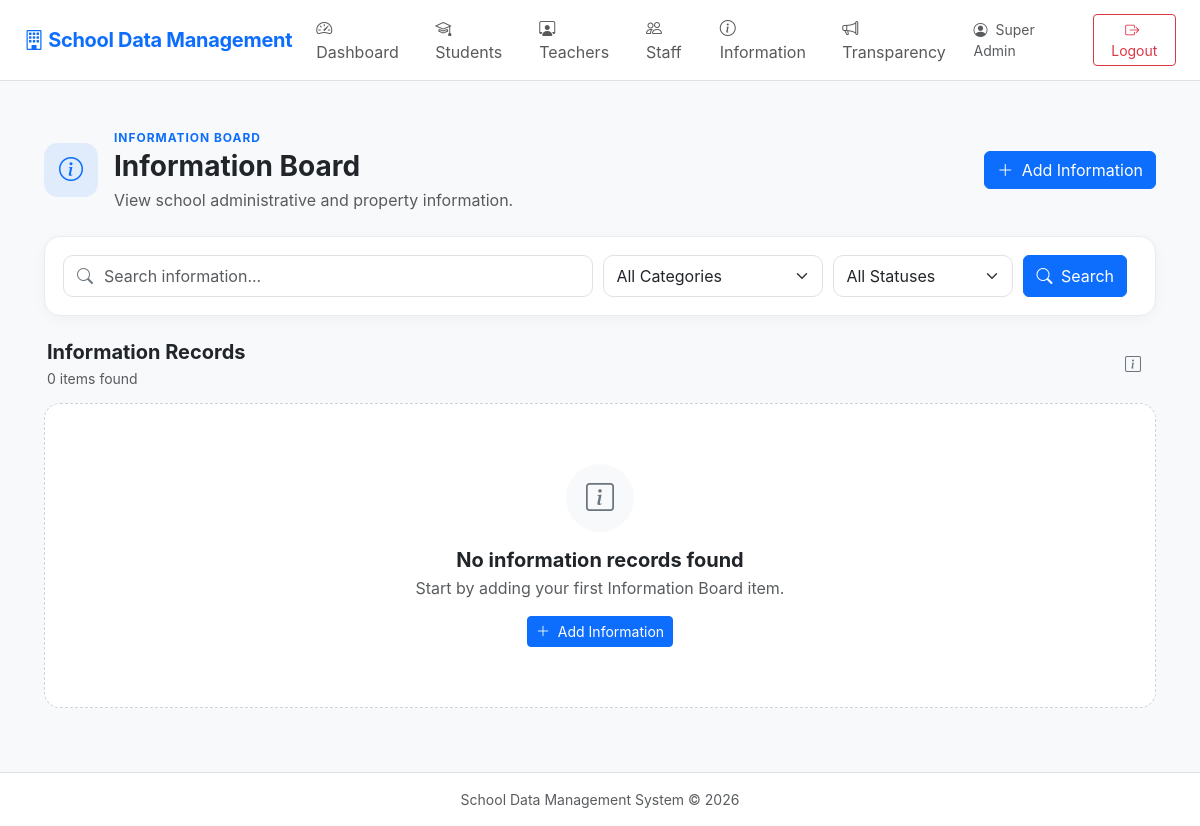
The app's page /information.php (signed in), older data.
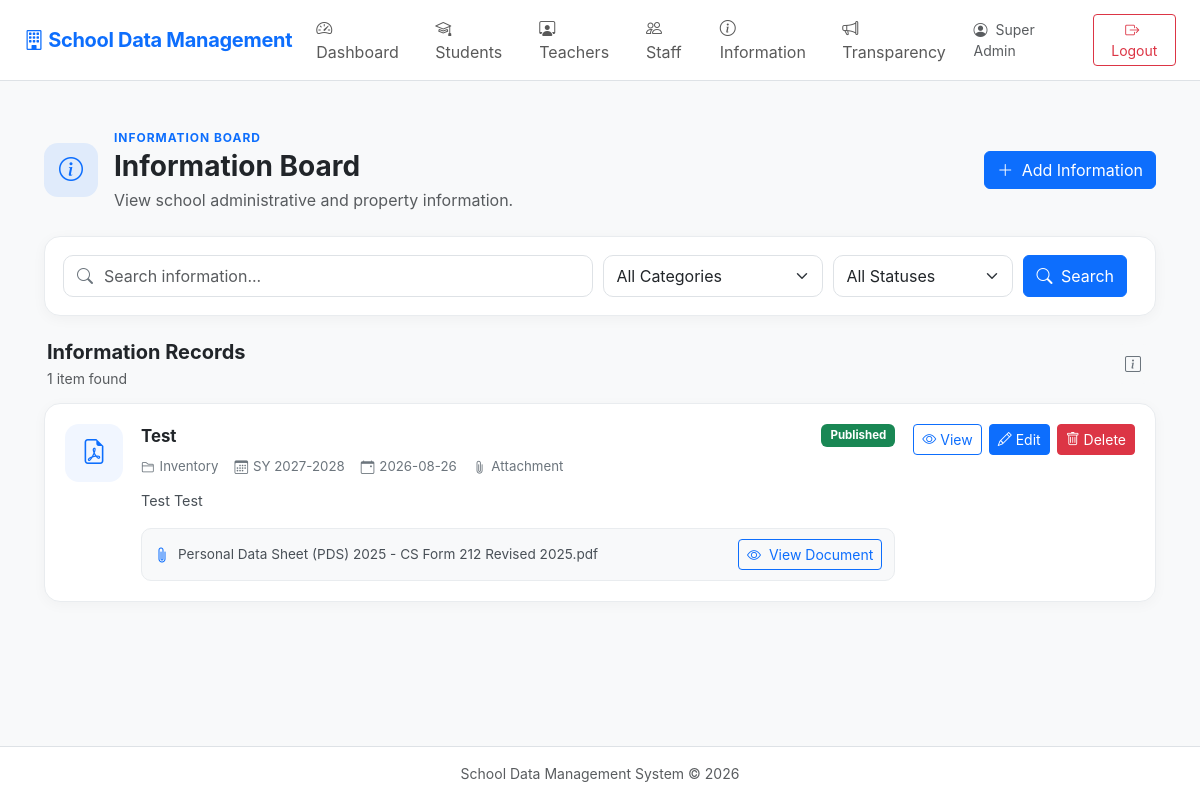
The same page, newer data.
### tables this page shows
CREATE TABLE `information` (
  `id` int(11) NOT NULL,
  `title` varchar(255) NOT NULL,
  `category` varchar(100) DEFAULT NULL,
  `description` text DEFAULT NULL,
  `school_year` varchar(20) DEFAULT NULL,
  `date_posted` date DEFAULT NULL,
  `status` varchar(20) NOT NULL DEFAULT 'Published',
  `file_name` varchar(255) DEFAULT NULL,
  `file_path` varchar(500) DEFAULT NULL,
  `file_type` varchar(100) DEFAULT NULL,
  `created_by` int(11) DEFAULT NULL,
  `updated_by` int(11) DEFAULT NULL,
  `created_at` timestamp NOT NULL DEFAULT current_timestamp(),
  `updated_at` timestamp NOT NULL DEFAULT current_timestamp() ON UPDATE current_timestamp()
);

### config.php (called while the page is built, shortened)
<?php
function e($value)
{
    return htmlspecialchars(
        (string) $value,
        ENT_QUOTES,
        'UTF-8'
    );
}
?>

### information.php (the view, shortened to what the changed rows need)
<?php
require_once __DIR__ . '/config.php';
$userRole = $_SESSION['role'] ?? '';
$isAdmin = strcasecmp($userRole, 'Administrator') === 0;
$q = trim($_GET['q'] ?? '');
$category = trim($_GET['category'] ?? '');
$status = trim($_GET['status'] ?? '');
$sql = "
    SELECT *
    FROM information
";
$params = [];
$sql .= "
    ORDER BY
        date_posted DESC,
        id DESC
";
$stmt = $pdo->prepare($sql);
$stmt->execute($params);
$rows = $stmt->fetchAll(PDO::FETCH_ASSOC);
include 'header.php';
?>
<link
    rel="stylesheet"
    href="assets/transparency.css"
>
<div class="transparency-page">
    <div class="transparency-page-header">
        <div class="transparency-header-left">
            <div>
                <h2 class="fw-bold mb-1">
                    Information Board
                </h2>
            </div>
        </div>
    </div>
    <div class="transparency-record-header">
        <div>
            <h5 class="fw-bold mb-1">
                Information Records
            </h5>
            <p class="text-muted small mb-0">
                <?= count($rows) ?>
                item<?= count($rows) !== 1 ? 's' : '' ?>
                found
            </p>
        </div>
    </div>
    <div class="transparency-records">
        <?php if (!empty($rows)): ?>
            <?php foreach ($rows as $r): ?>
                <?php
                $itemStatus = $r['status'] ?? 'Published';
                $itemIcon = 'bi-file-earmark-text';
                if (!empty($r['file_path'])) {
                    $extension = strtolower(
                        pathinfo(
                            $r['file_path'],
                            PATHINFO_EXTENSION
                        )
                    );
                    if (
                        in_array(
                            $extension,
                            [
                                'jpg',
                                'jpeg',
                                'png',
                                'webp'
                            ],
                            true
                        )
                    ) {
                        $itemIcon = 'bi-file-earmark-image';
                    } elseif (
                        in_array(
                            $extension,
                            [
                                'xls',
                                'xlsx'
                            ],
                            true
                        )
                    ) {
                        $itemIcon =
                            'bi-file-earmark-spreadsheet';
                    } elseif (
                        in_array(
                            $extension,
                            [
                                'ppt',
                                'pptx'
                            ],
                            true
                        )
                    ) {
                        $itemIcon =
                            'bi-file-earmark-slides';
                    } elseif (
                        in_array(
                            $extension,
                            [
                                'doc',
                                'docx'
                            ],
                            true
                        )
                    ) {
                        $itemIcon =
                            'bi-file-earmark-word';
                    } elseif ($extension === 'pdf') {
                        $itemIcon =
                            'bi-file-earmark-pdf';
                    }
                }
                ?>
                <div class="transparency-item-card">
                    <div class="transparency-item-icon">
                        <i
                            class="bi <?= e($itemIcon) ?>"
                        ></i>
                    </div>
                    <div class="transparency-item-content">
                        <div class="transparency-item-top">
                            <div class="transparency-item-title">
                                <?= e(
                                    $r['title']
                                    ??
                                    'Untitled Information'
                                ) ?>
                            </div>
                            <?php if ($itemStatus === 'Published'): ?>
                                <span class="badge bg-success">
                                    Published
                                </span>
                            <?php elseif ($itemStatus === 'Draft'): ?>
                                <span class="badge bg-warning text-dark">
                                    Draft
                                </span>
                            <?php else: ?>
                                <span class="badge bg-secondary">
                                    Archived
                                </span>
                            <?php endif; ?>
                        </div>
                        <div class="transparency-item-meta">
                            <?php if (!empty($r['category'])): ?>
                                <span>
                                    <i class="bi bi-folder2"></i>
                                    <?= e($r['category']) ?>
                                </span>
                            <?php endif; ?>
                            <?php if (!empty($r['school_year'])): ?>
                                <span>
                                    <i class="bi bi-calendar3"></i>
                                    SY <?= e($r['school_year']) ?>
                                </span>
                            <?php endif; ?>
                            <?php if (!empty($r['date_posted'])): ?>
                                <span>
                                    <i class="bi bi-calendar-event"></i>
                                    <?= e($r['date_posted']) ?>
                                </span>
                            <?php endif; ?>
                            <?php if (!empty($r['file_name'])): ?>
                                <span>
                                    <i class="bi bi-paperclip"></i>
                                    Attachment
                                </span>
                            <?php endif; ?>
                        </div>
                        <?php if (!empty($r['description'])): ?>
                            <div class="transparency-item-description">
                                <?= nl2br(
                                    e($r['description'])
                                ) ?>
                            </div>
                        <?php endif; ?>
                        <?php if (!empty($r['file_path'])): ?>
                            <div class="transparency-item-file">
                                <div class="transparency-file-left">
                                    <i class="bi bi-paperclip"></i>
                                    <span>
                                        <?= e(
                                            $r['file_name']
                                            ??
                                            'Attached Document'
                                        ) ?>
                                    </span>
                                </div>
                                <?php if ($isAdmin): ?>
                                    <a
                                        href="<?= e($r['file_path']) ?>"
                                        target="_blank"
                                        rel="noopener noreferrer"
                                        class="btn btn-sm btn-outline-primary"
                                    >
                                        <i class="bi bi-eye me-1"></i>
                                        View Document
                                    </a>
                                <?php endif; ?>
                            </div>
                        <?php endif; ?>
                    </div>
                    <div class="transparency-item-actions">
                        <a
                            href="information_view.php?id=<?= (int) $r['id'] ?>"
                            class="btn btn-sm btn-outline-primary"
                            title="View Information"
                        >
                            <i class="bi bi-eye"></i>
                            <span>
                                View
                            </span>
                        </a>
                        <?php if ($isAdmin): ?>
                            <a
                                href="information_form.php?id=<?= (int) $r['id'] ?>"
                                class="btn btn-sm btn-primary"
                                title="Edit Information"
                            >
                                <i class="bi bi-pencil"></i>
                                <span>
                                    Edit
                                </span>
                            </a>
                                <a
                                    href="delete_information.php?id=<?= (int) $r['id'] ?>"
                                    class="btn btn-sm btn-danger"
                                    data-confirm="Delete this information item?"
                                    title="Delete Information"
                                >
                                <i class="bi bi-trash"></i>
                                <span>
                                    Delete
                                </span>
                            </a>
                        <?php endif; ?>
                    </div>
                </div>
            <?php endforeach; ?>
        <?php else: ?>
            <div class="transparency-empty-state">
                <div class="transparency-empty-icon">
                    <i class="bi bi-info-square"></i>
                </div>
                <h5 class="fw-bold mb-1">
                    No information records found
                </h5>
                <?php if (
                    $q !== '' ||
                    $category !== '' ||
                    $status !== ''
                ): ?>
                    <p class="text-muted mb-3">
                        No information items matched
                        your current search or filters.
                    </p>
                    <a
                        href="information.php"
                        class="btn btn-outline-primary btn-sm"
                    >
                        <i class="bi bi-arrow-counterclockwise me-1"></i>
                        Reset Filters
                    </a>
                <?php else: ?>
                    <?php if ($isAdmin): ?>
                        <p class="text-muted mb-3">
                            Start by adding your first
                            Information Board item.
                        </p>
                        <a
                            href="information_form.php"
                            class="btn btn-primary btn-sm"
                        >
                            <i class="bi bi-plus-lg me-1"></i>
                            Add Information
                        </a>
                    <?php endif; ?>
                <?php endif; ?>
            </div>
        <?php endif; ?>
    </div>
</div>
<?php include 'footer.php'; ?>

Row changes from the older to the newer data that the page shows:
added information: title "Test", status "Published", category "Inventory", school_year "2027-2028", date_posted "2026-08-26", shows "Attachment", description "Test Test", file_name "Personal Data Sheet (PDS) 2025 - CS Form 212 Revised 2025.pdf"
Text that changed along with them:
count($rows): "0" → "1"
text no longer shown: "s No information records found Start by adding your first Information Board item. Add Information"
